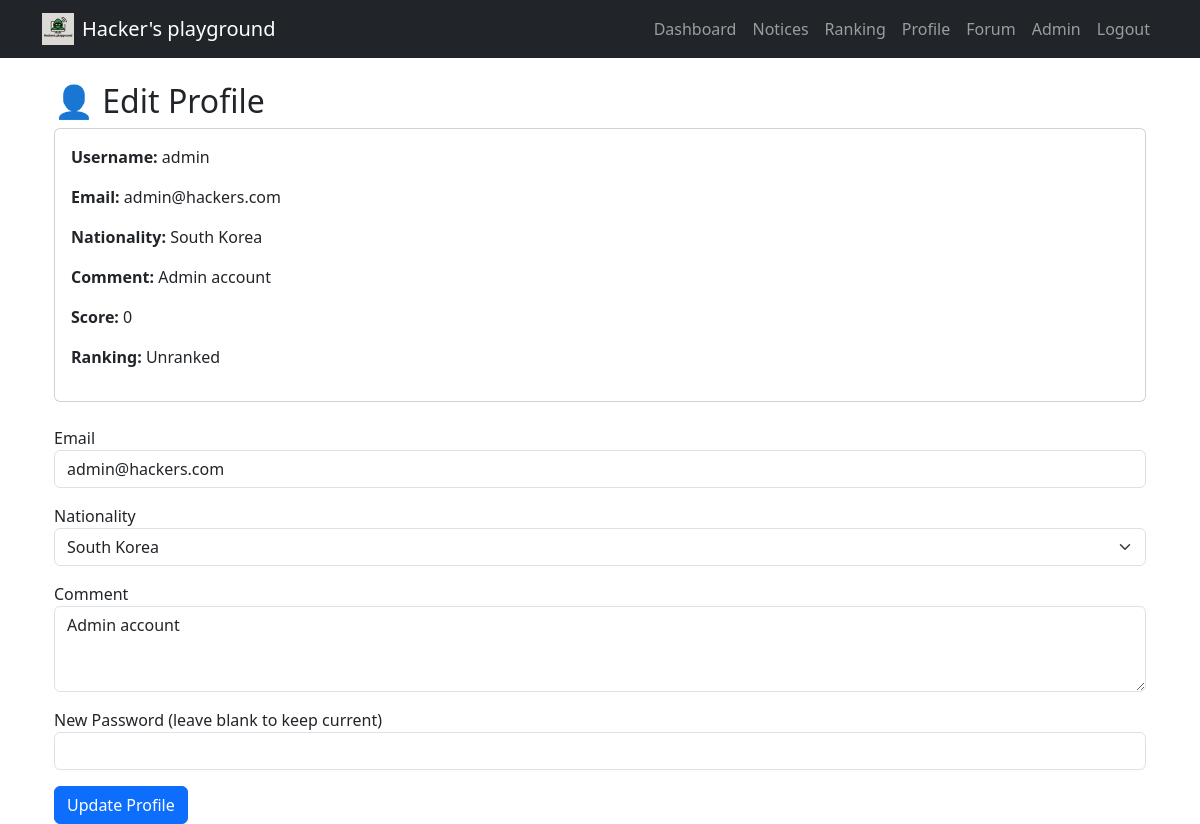
Screenshot of /profile (signed in) with the database file from the repository.
### tables this page shows
CREATE TABLE users (
  id INTEGER PRIMARY KEY AUTOINCREMENT,
  username TEXT NOT NULL UNIQUE,
  password TEXT NOT NULL,
  email TEXT,
  comment TEXT,
  nationality TEXT,
  score INTEGER DEFAULT 0,
  ranking INTEGER DEFAULT 0
);

### routes/auth.py (the view, shortened to what this page needs)
@auth_routes.route('/profile', methods=['GET', 'POST'])
def profile():
    if 'user_id' not in session:
        return redirect('/login')
    conn = get_db()
    cur = conn.cursor()
    cur.execute("SELECT * FROM users WHERE id=?", (session['user_id'],))
    user = cur.fetchone()
    return render_template('profile.html', user=user)

### routes/auth.py (called while the page is built)
def get_db():
    conn = sqlite3.connect('database.db')
    conn.row_factory = sqlite3.Row
    return conn

### templates/profile.html (shortened to what this page needs)
{% extends "base.html" %}
{% block content %}
<div class="container">
  <h2>👤 Edit Profile</h2>
  <div class="card mb-4">
    <div class="card-body">
      <p><strong>Username:</strong> {{ user.username }}</p>
      <p><strong>Email:</strong> {{ user.email or 'N/A' }}</p>
      <p><strong>Nationality:</strong> {{ user.nationality or 'N/A' }}</p>
      <p><strong>Comment:</strong> {{ user.comment or 'None' }}</p>
      <p><strong>Score:</strong> {{ user.score or 0 }}</p>
      <p><strong>Ranking:</strong> {{ user.ranking or 'Unranked' }}</p>
    </div>
  </div>
  <form method="POST">
    <div class="mb-3">
      <label>Email</label>
      <input type="email" class="form-control" name="email" value="{{ user.email or '' }}" required
             pattern="[a-z0-9._%+-]+@[a-z0-9.-]+\.[a-z]{2,}$">
    </div>
    <div class="mb-3">
      <label>Nationality</label>
      <select name="nationality" class="form-select" required>
        {% for country in ['South Korea', 'United States', 'Germany', 'Japan', 'China', 'India', 'Brazil', 'France', 'Other'] %}
          <option value="{{ country }}" {% if user.nationality == country %}selected{% endif %}>{{ country }}</option>
        {% endfor %}
      </select>
    </div>
    <div class="mb-3">
      <label>Comment</label>
      <textarea class="form-control" name="comment" rows="3">{{ user.comment or '' }}</textarea>
    </div>
    <div class="mb-3">
      <label>New Password (leave blank to keep current)</label>
      <input type="password" class="form-control" name="password">
    </div>
    <button class="btn btn-primary">Update Profile</button>
  </form>
</div>
{% endblock %}

### rows the page displays
users: username "admin", email "admin@hackers.com", nationality "South Korea", comment "Admin account", score "0", ranking "Unranked"
